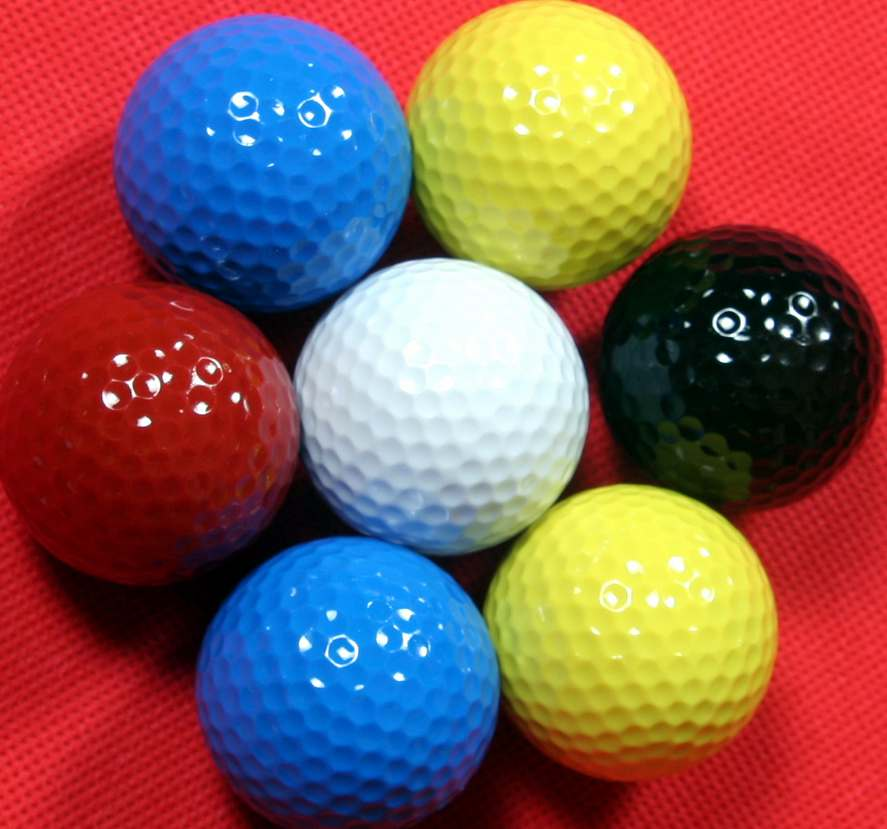
//> input picture Tutorial/Images/color_ball.jpg, 887 x 829 px
$ ./Image_1D   (built with g++ and OpenCV 4)
//> lines starting //> are read from the running program, lines starting //| are printed output that depends on the picture; after the words box and inside, x2 and y2 are one past the last pixel; in counts of white or black regions, pixels touching at a corner belong together
// [4 lines of commented-out code are left out]
#include <iostream>
#include <opencv2/opencv.hpp>

using namespace cv;
using namespace std;

Mat image;
Point origin;
Rect selection;
bool selectObject = false;
bool trackObject = false;
int hmin = 1, hmax = 179, smin = 30, smax = 255, vmin = 0, vmax = 255;

/// On mouse event
static void onMouse(int event, int x, int y, int, void*);

int main()
{
	Mat image_disp, hsv, hue, mask, dst;
	vector<vector<Point> > contours;

	image = imread("..//..//..//Images//color_ball.jpg");
//> image is the input picture: 829 rows x 887 cols, CV_8UC3; mean B, G, R 86, 91, 137.5
	image.copyTo(image_disp);

	Mat dst_track = Mat::zeros(image.size(), CV_8UC3);

	// TrackBar 설정
	namedWindow("Source", 0);
	setMouseCallback("Source", onMouse, 0);
	createTrackbar("Hmin", "Source", &hmin, 179, 0);
	createTrackbar("Hmax", "Source", &hmax, 179, 0);
	createTrackbar("Smin", "Source", &smin, 255, 0);
	createTrackbar("Smax", "Source", &smax, 255, 0);
	createTrackbar("Vmin", "Source", &vmin, 255, 0);
	createTrackbar("Vmax", "Source", &vmax, 255, 0);


	while (true)
	{
		imshow("Source", image);
		/******** Convert BGR to HSV ********/
		// input mat: image
		// output mat: hsv
		 cvtColor(image, hsv, COLOR_BGR2HSV);
//> hsv: 829 rows x 887 cols, CV_8UC3; mean H, S, V 97.1, 189.9, 172.9


		/******** Add Pre-Processing such as filtering etc  ********/
		// YOUR CODE GOES HERE
		// YOUR CODE GOES HERE


		/// set dst as the output of InRange
		inRange(hsv, Scalar(MIN(hmin, hmax), MIN(smin, smax), MIN(vmin, vmax)),
			Scalar(MAX(hmin, hmax), MAX(smin, smax), MAX(vmin, vmax)), dst);
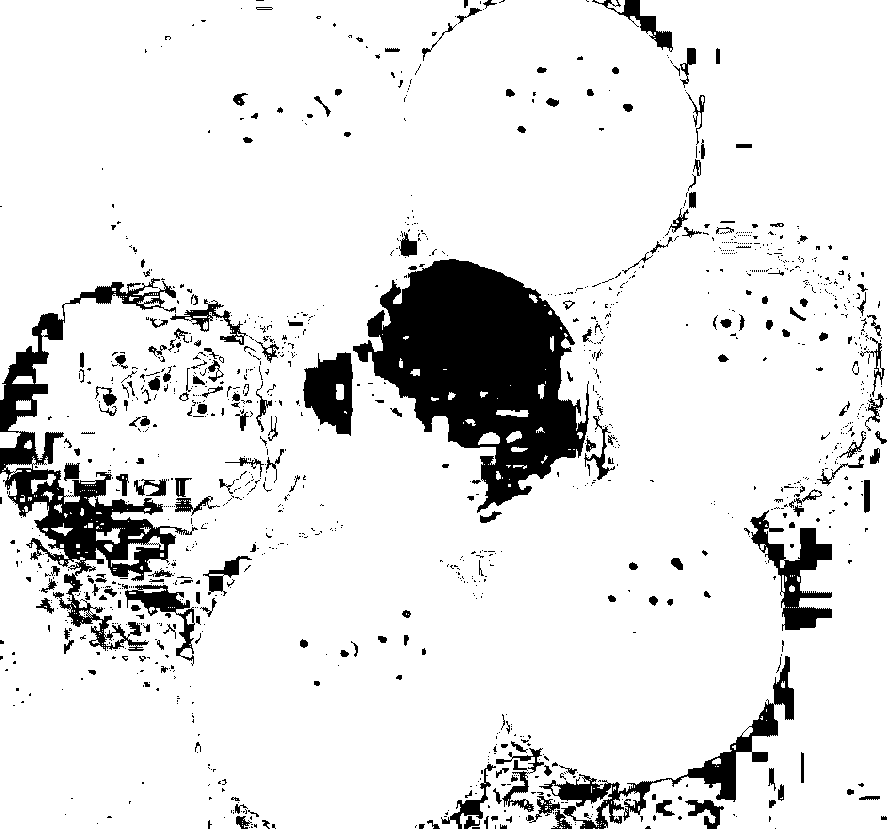
//> dst: 829 rows x 887 cols, CV_8UC1; 88.9% white; 1268 black regions (1033 under 20 px)


		/******** Add Post-Processing such as morphology etc  ********/
		// YOUR CODE GOES HERE
		// YOUR CODE GOES HERE


		namedWindow("InRange", 0);
		imshow("InRange", dst);

		/// once mouse has selected an area bigger than 0
		if (trackObject)
		{
			trackObject = false;					// Terminate the next Analysis loop
			Mat roi_HSV(hsv, selection); 			// Set ROI by the selection box
			Scalar means, stddev;
			meanStdDev(roi_HSV, means, stddev);
			cout << "\n Selected ROI Means= " << means << " \n stddev= " << stddev;

			// Change the value in the trackbar according to Mean and STD //
			hmin = MAX((means[0] - stddev[0]), 0);
			hmax = MIN((means[0] + stddev[0]), 179);
			setTrackbarPos("Hmin", "Source", hmin);
			setTrackbarPos("Hmax", "Source", hmax);

			/******** Repeat for S and V trackbar ********/
			smin = MAX((means[1] - stddev[1]), 0);
			smax = MIN((means[1] + stddev[1]), 255);
			setTrackbarPos("Smin", "Source", smin);
			setTrackbarPos("Smax", "Source", smax);

			vmin = MAX((means[2] - stddev[2]), 0);
			vmax = MIN((means[2] + stddev[2]), 255);
			setTrackbarPos("Vmin", "Source", vmin);
			setTrackbarPos("Vmax", "Source", vmax);

		}


		if (selectObject && selection.area() > 0)  // Left Mouse is being clicked and dragged
		{
			// Mouse Drag을 화면에 보여주기 위함
			Mat roi_RGB(image_disp, selection);
			bitwise_not(roi_RGB, roi_RGB);
			imshow("Source", image_disp);
		}
		image.copyTo(image_disp);


		///  Find All Contour   ///
		findContours(dst, contours, CV_RETR_EXTERNAL, CV_CHAIN_APPROX_SIMPLE);
//> contours = 116 contours, 102 with area under 20; largest, box (x1, y1, x2, y2) and area: (0, 0, 887, 829) 710124, (111, 536, 164, 567) 333, (96, 528, 121, 544) 186, (31, 474, 56, 494) 140, (12, 376, 34, 384) 120

		if (contours.size() > 0)
		{
			/// Find the Contour with the largest area ///
			double maxArea = 0;
			int maxArea_idx = 0;

			for (int i = 0; i < contours.size(); i++)
				if (contourArea(contours[i]) > maxArea) {
					maxArea = contourArea(contours[i]);
					maxArea_idx = i;
				}
//> this loop made 116 passes
//> maxArea on passes 30, 53, 116: 43.5, 333, 710124.5
//> after the loop, maxArea = 710124.5; maxArea_idx = 115

			///  Draw the max Contour on Black-background  Image ///
			Mat dst_out = Mat::zeros(dst.size(), CV_8UC3);
			drawContours(dst_out, contours, maxArea_idx, Scalar(0, 0, 255), 2, 8);
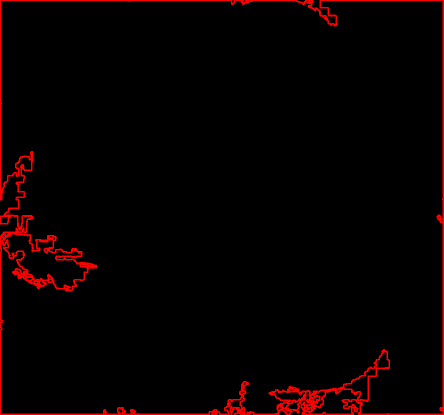
//> dst_out: 829 rows x 887 cols, CV_8UC3 (shown at 1/2 size); mean B, G, R 0, 0, 7.1
			namedWindow("Contour", 0);
			imshow("Contour", dst_out);


			/// Draw the Contour Box on Original Image ///
			Rect boxPoint = boundingRect(contours[maxArea_idx]);
//> boxPoint = Rect(0, 0, 887, 829)
			rectangle(image_disp, boxPoint, Scalar(255, 0, 255), 3);
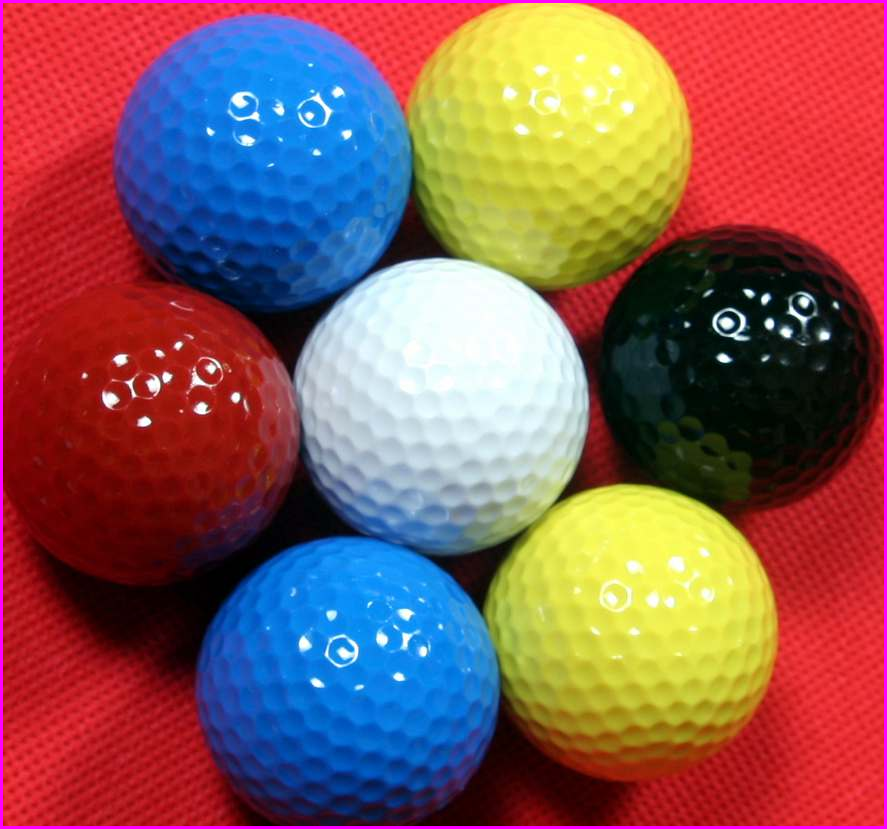
//> image_disp: 829 rows x 887 cols, CV_8UC3; 1.4% of pixels changed, all inside (x1, y1, x2, y2) = (0, 0, 887, 829)
			namedWindow("Contour_Box", 0);
			imshow("Contour_Box", image_disp);


			/// Continue Drawing the Contour Box  ///
			rectangle(dst_track, boxPoint, Scalar(255, 0, 255), 3);
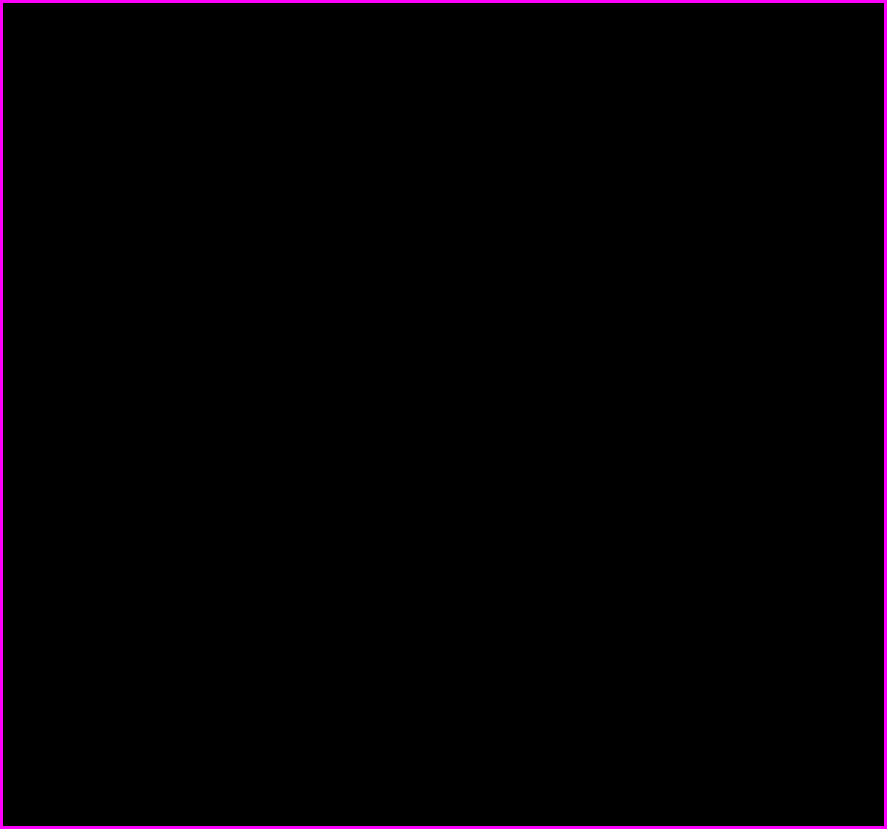
//> dst_track: 829 rows x 887 cols, CV_8UC3; mean B, G, R 3.6, 0, 3.6
			namedWindow("Contour_Track", 0);
			imshow("Contour_Track", dst_track);
		}

		char c = (char)waitKey(10);
//> the Esc key is pressed
		if (c == 27)
			break;
	} // end of for(;;)

	return 0;
}


/// On mouse event
// [24 lines left out: function onMouse, not called in this run]

$ run again, with Tutorial/Images/1649404339.jpg copied over Tutorial/Images/color_ball.jpg
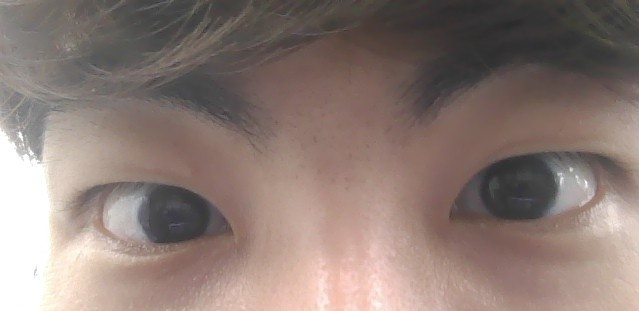
//> input picture Tutorial/Images/1649404339.jpg, 639 x 311 px
//> image is the input picture: 311 rows x 639 cols, CV_8UC3; mean B, G, R 116.6, 122.8, 139.6
//> hsv: 311 rows x 639 cols, CV_8UC3; mean H, S, V 21.8, 41.2, 139.8
//> `inRange(hsv, Scalar(MIN(hmin, hmax), MIN(smin, smax), MIN(vmin, vmax))..`:
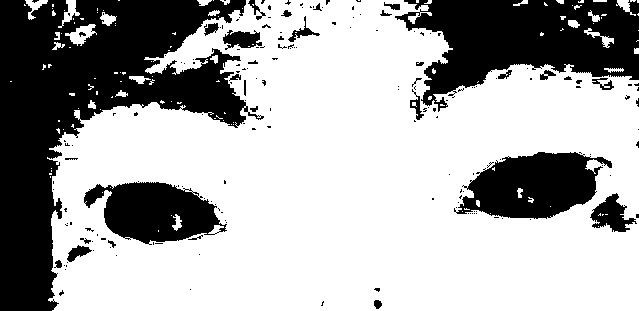
//> dst: 311 rows x 639 cols, CV_8UC1; 67.1% white; 182 black regions (150 under 20 px)
//> contours = 104 contours, 86 with area under 20; largest, box (x1, y1, x2, y2) and area: (47, 0, 639, 311) 145568, (65, 24, 97, 46) 296, (58, 0, 80, 28) 177, (25, 0, 48, 20) 133, (584, 28, 614, 48) 114
//> the loop `for (int i = 0; i < contours.size(); i++)` made 104 passes
//> maxArea on passes 22, 36, 57, 60, 98: 33, 70, 114, 295.5, 145567.5
//> after the loop `for (int i = 0; i < contours.size(); i++)`: maxArea = 145567.5; maxArea_idx = 97
//> boxPoint = Rect(47, 0, 592, 311)
//> image_disp: 311 rows x 639 cols, CV_8UC3; 3.02% of pixels changed, all inside (x1, y1, x2, y2) = (45, 0, 639, 311)
//> `rectangle(dst_track, boxPoint, Scalar(255, 0, 255), 3);`:
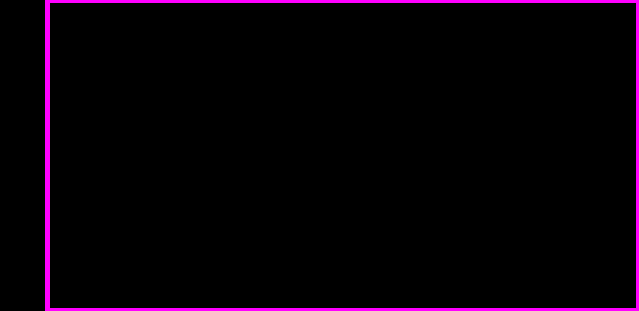
//> dst_track: 311 rows x 639 cols, CV_8UC3; mean B, G, R 7.7, 0, 7.7

$ run again, with Tutorial/Images/165849277.jpg copied over Tutorial/Images/color_ball.jpg
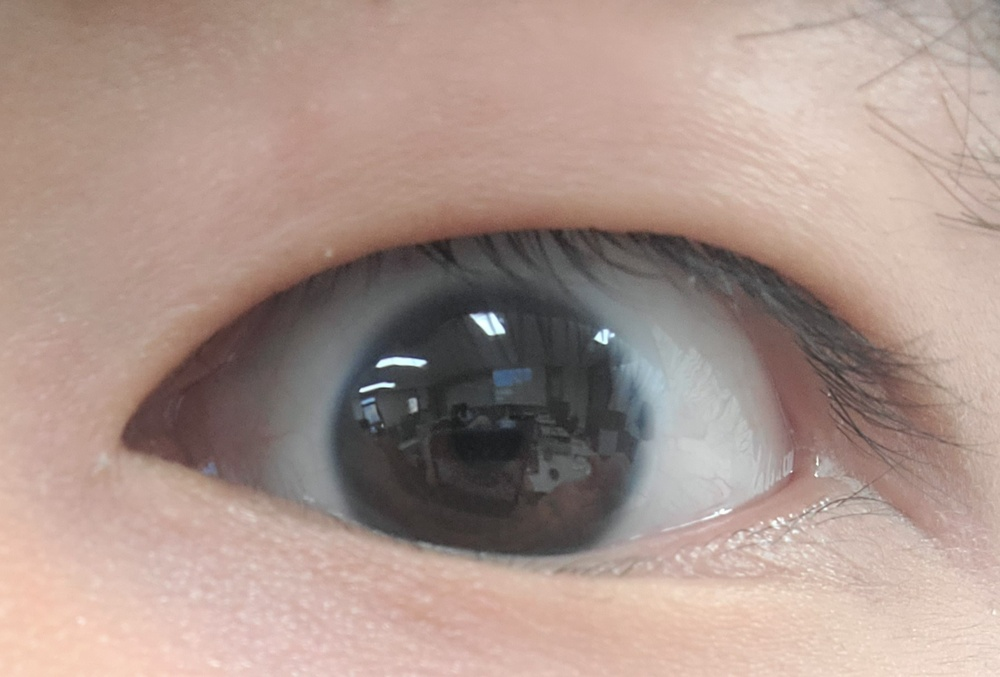
//> input picture Tutorial/Images/165849277.jpg, 1000 x 677 px, shrunk from 1792 x 1213 before the run
//> image is the input picture: 677 rows x 1000 cols, CV_8UC3; mean B, G, R 140.5, 149.1, 171
//> hsv: 677 rows x 1000 cols, CV_8UC3; mean H, S, V 22.8, 45.7, 171.8
//> `inRange(hsv, Scalar(MIN(hmin, hmax), MIN(smin, smax), MIN(vmin, vmax))..`:
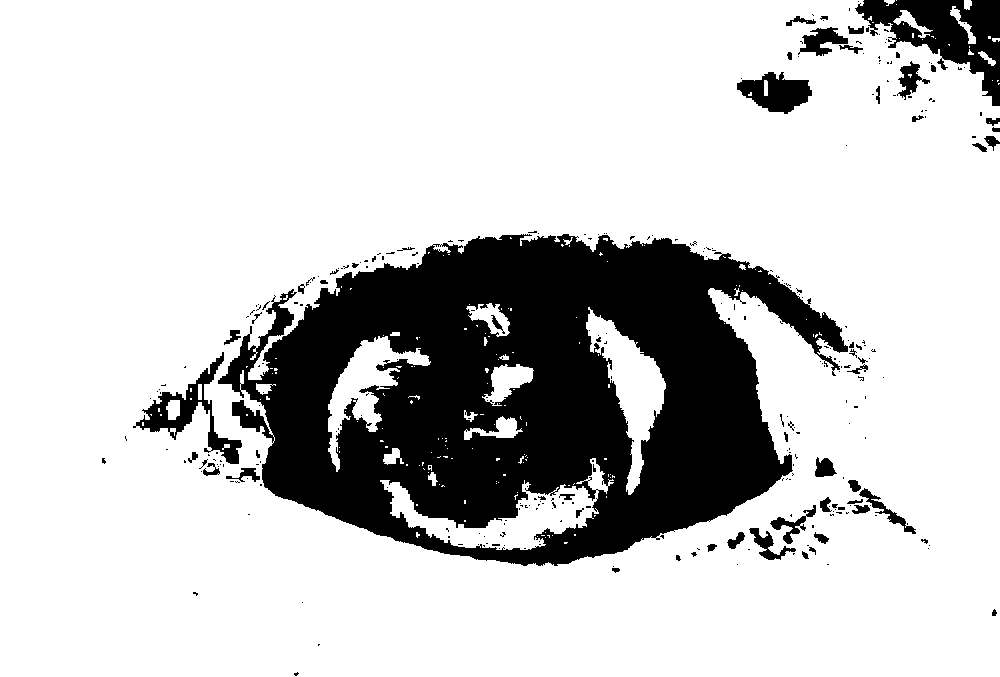
//> dst: 677 rows x 1000 cols, CV_8UC1; 79.4% white; 303 black regions (245 under 20 px)
//> contours = 26 contours, 20 with area under 20; largest, box (x1, y1, x2, y2) and area: (0, 0, 1000, 677) 667589, (893, 10, 933, 38) 248, (950, 6, 976, 44) 200, (978, 51, 996, 66) 76, (964, 0, 972, 10) 52, (884, 0, 895, 6) 24
//> the loop `for (int i = 0; i < contours.size(); i++)` made 26 passes
//> maxArea on passes 6, 20, 26: 76.5, 248, 667589
//> after the loop `for (int i = 0; i < contours.size(); i++)`: maxArea = 667589; maxArea_idx = 25
//> boxPoint = Rect(0, 0, 1000, 677)
//> `rectangle(image_disp, boxPoint, Scalar(255, 0, 255), 3);`:
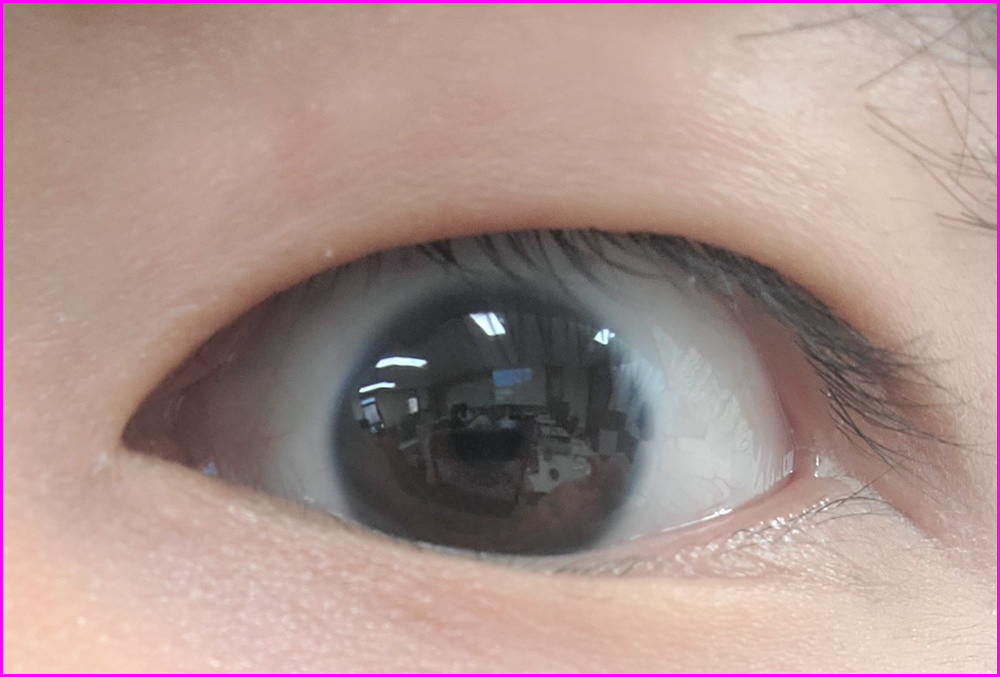
//> image_disp: 677 rows x 1000 cols, CV_8UC3; 1.48% of pixels changed, all inside (x1, y1, x2, y2) = (0, 0, 1000, 677)
